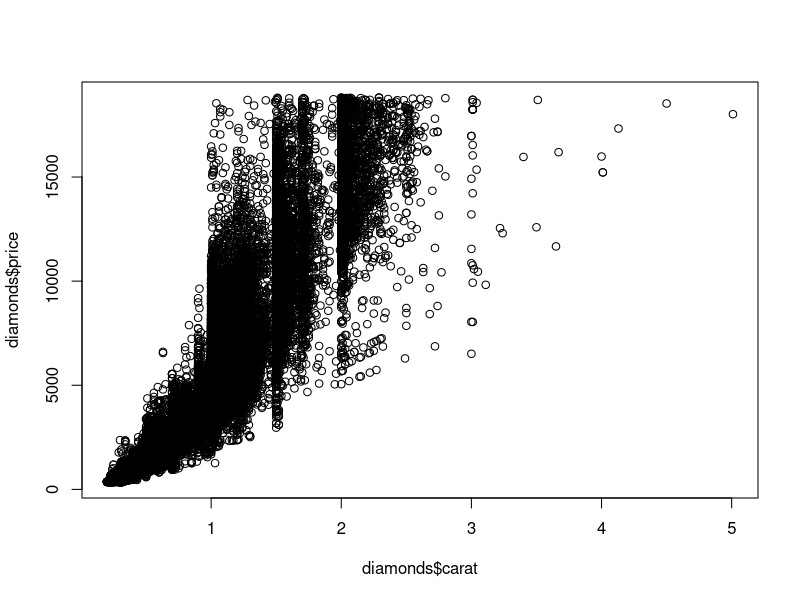
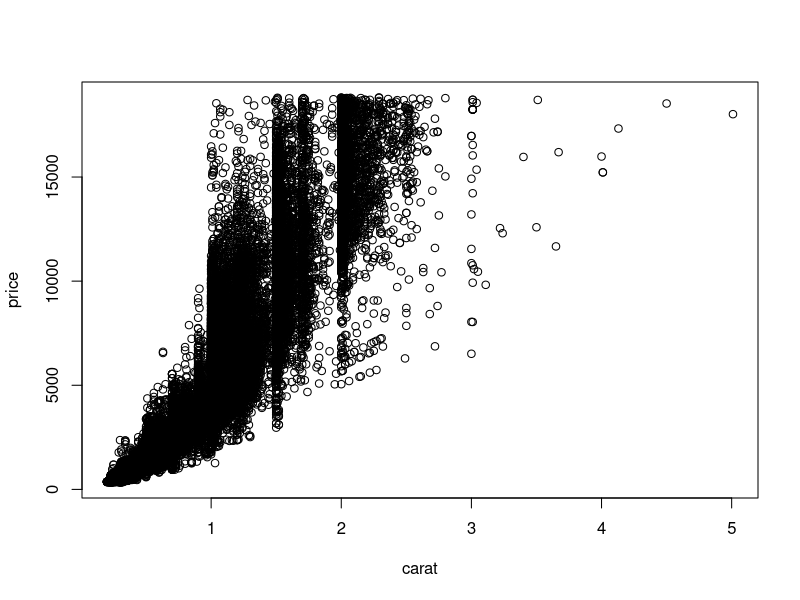
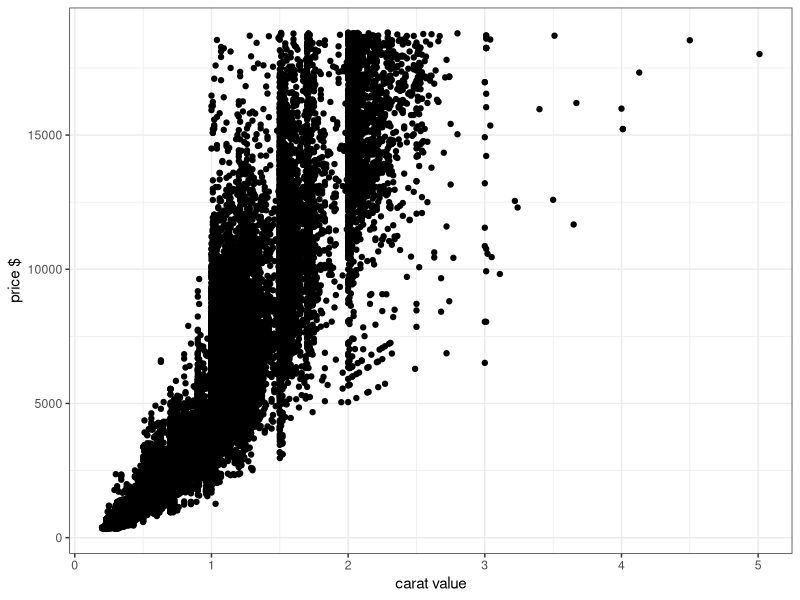
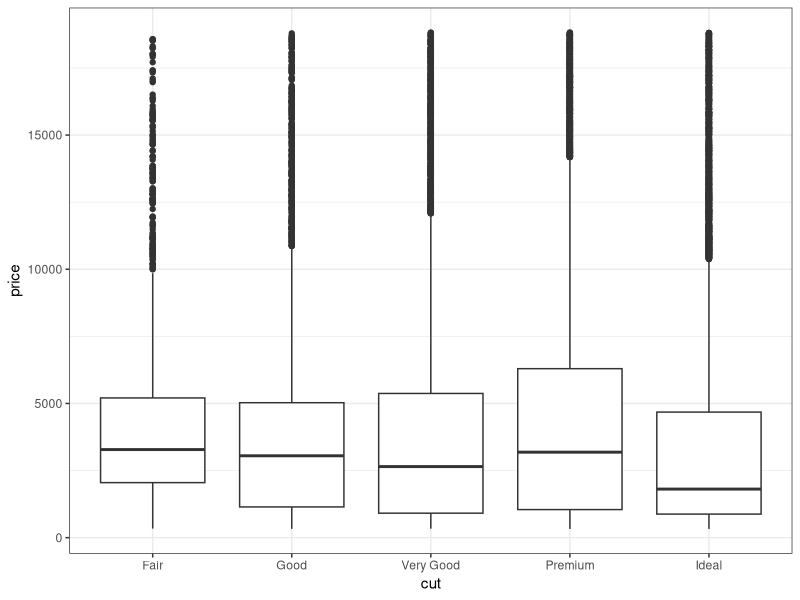
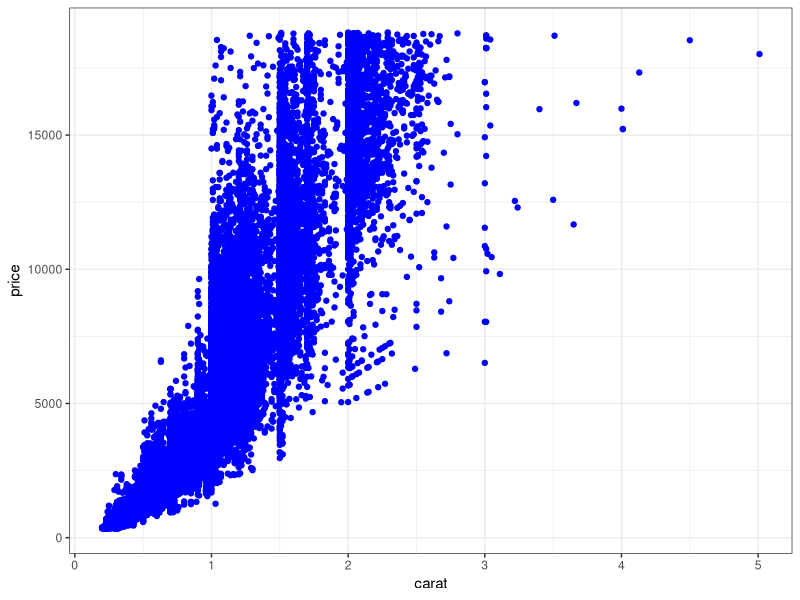
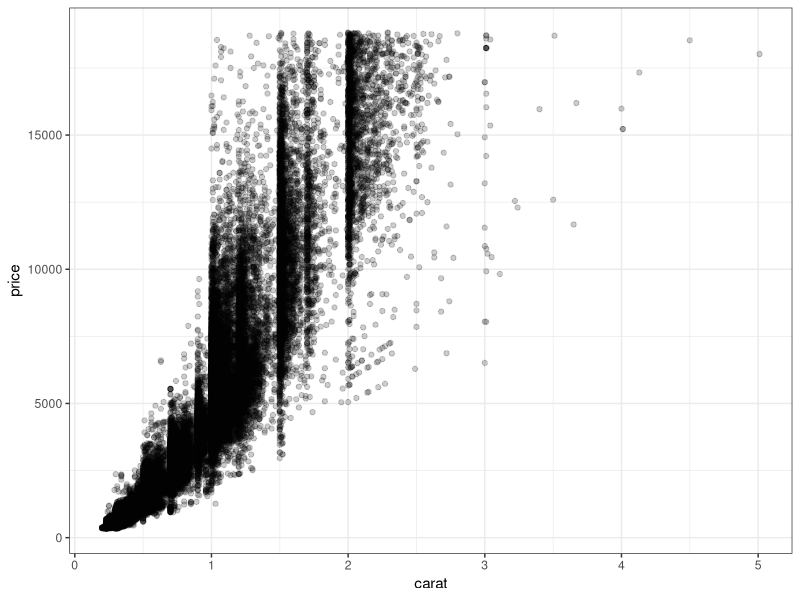
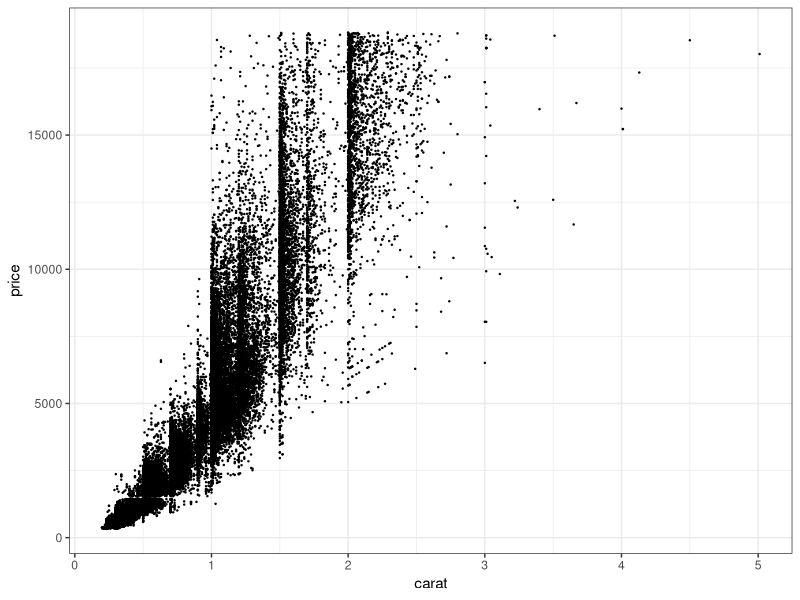
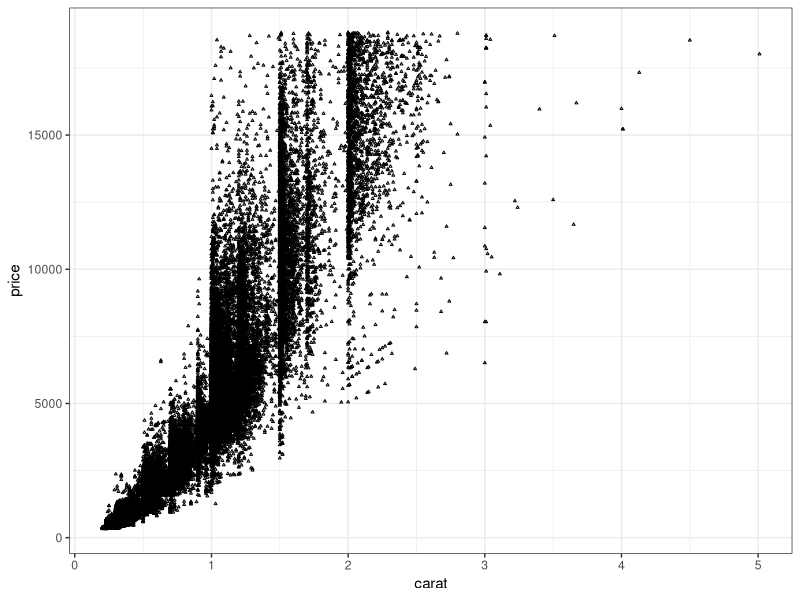

The R source for these figures, in order:
## ---- chunk 1
# Custom options for knitting
knitr::opts_chunk$set(
  message = FALSE,
  warning = FALSE,
  error = FALSE, 
  collapse = TRUE,
  comment = "#",
  fig.height = 5,
  fig.width = 5,
  fig.align = "center",
  cache = FALSE
) 
## ---- chunk 2
#install.packages("ggplot2") # only need to install once
library(ggplot2)
## ---- chunk 3
data(diamonds, package="ggplot2")
dim(diamonds)
head(diamonds)
## ---- chunk 4
plot(diamonds$carat,diamonds$price) # x-variable first in this notation
# or
plot(price~carat, data=diamonds) # an alternative way: this is y against x
## ---- chunk 5
theme_set(theme_bw())
library(ggplot2)
ggplot(diamonds, aes(x=carat,y=price)) + 
                          geom_point() + 
                          labs(y = 'price $', x = 'carat value')
## ---- chunk 6
ggplot(diamonds, aes(x=cut,y=price)) + geom_boxplot()
## ---- chunk 7
ggplot(diamonds, aes(carat, price)) + geom_point(col = "blue")
## ---- chunk 8
ggplot(diamonds, aes(x=carat,y=price)) + geom_point(alpha = 0.2)
## ---- chunk 9
ggplot(diamonds, aes(x=carat,y=price)) + geom_point(size = 0.2)

## ---- chunk 10
ggplot(diamonds, aes(x=carat,y=price)) + geom_point(shape = 2,size=0.4)
## ---- chunk 11
ggplot(diamonds, aes(x=carat,y=price)) + geom_point(size = 0.2) +
  geom_smooth()
## ---- chunk 12
ggplot(diamonds, aes(carat, price)) + geom_point(size = 0.5) +
coord_trans(x = "log10", y = "log10")
## ---- chunk 13
ggplot(diamonds, aes(carat, price, colour=color)) + geom_point() + 
    coord_trans(x = "log10", y = "log10")
## ---- chunk 14
ggplot(diamonds, aes(carat, price, colour=depth)) + geom_point() + 
    coord_trans(x = "log10", y = "log10")
## ---- chunk 15
ggplot(diamonds, aes(carat, price)) + geom_point() +
  facet_wrap(~color, ncol=4)
## ---- chunk 16
ggplot(diamonds, aes(carat, price)) + geom_point() +
 facet_grid(~color, labeller=label_both)
## ---- chunk 17
ggplot(diamonds) + geom_point(aes(price, carat))
## ---- chunk 18
ggplot(diamonds, aes(depth)) + geom_histogram()
## ---- chunk 19
ggplot(diamonds, aes(depth)) + geom_histogram(binwidth=0.2) + xlim(56,67)
## ---- chunk 20
ggplot(diamonds, aes(cut, depth)) + geom_boxplot()
## ---- chunk 21
ggplot(diamonds, aes(depth)) + geom_histogram(binwidth = 0.2) + 
    facet_wrap(~cut) + xlim(56, 67)
## ---- chunk 22
ggplot(diamonds, aes(depth, fill=cut)) + 
    geom_histogram(binwidth=0.2,colour="grey50",alpha=.4,position="identity") + xlim(56,67)
